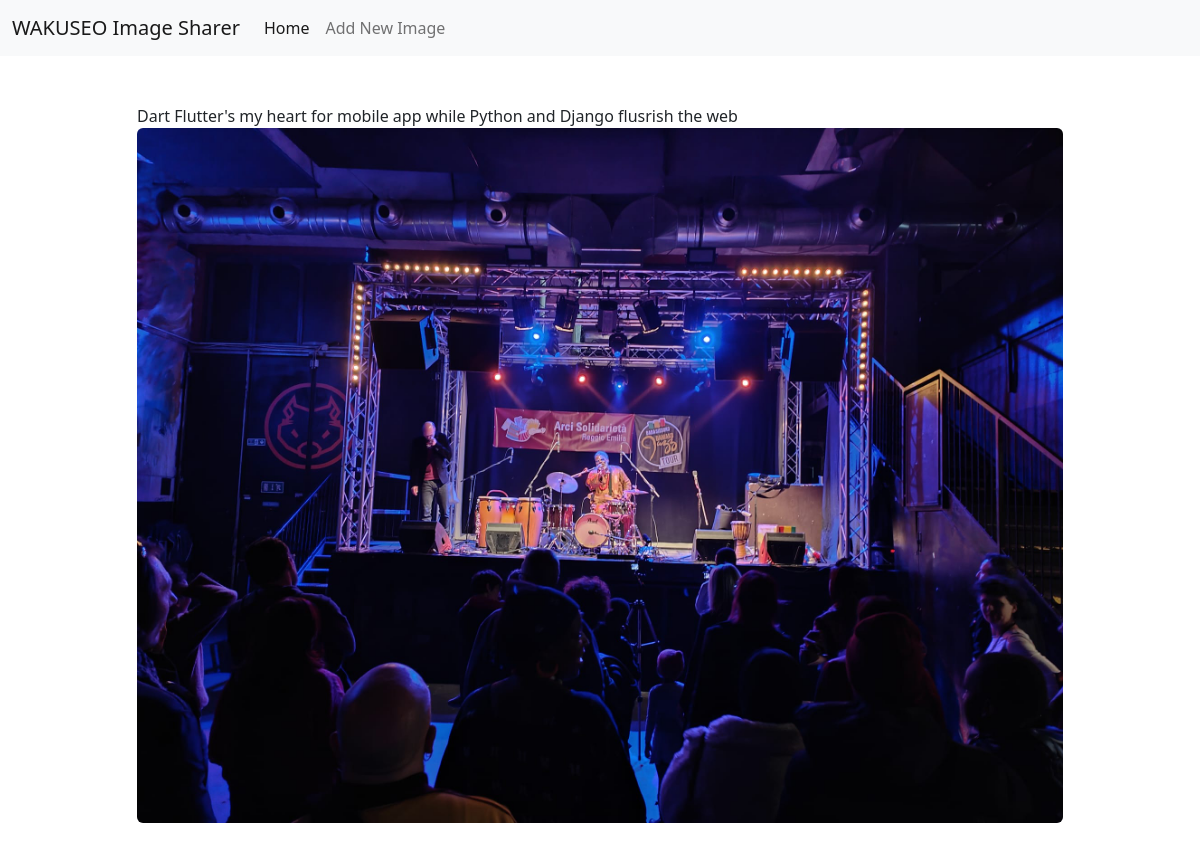
/detail/34/, run on the app's committed database.
### feed/models.py (models this page shows, shortened)
class Post(models.Model):
    text = models.CharField(max_length=140, blank=False, null=False)
    image = ImageField()

### feed/views.py (the view)
# urls.py: path('detail/<int:pk>/', PostDetailView.as_view(), name='detail'),
class PostDetailView(DetailView):
    template_name = 'detail.html'
    model = Post

### templates/detail.html (shortened to what this page needs)
{% extends "base.html" %}
{% block body %}
    <div class="row">
        <div class="col-sm-10 offset-sm-1 py-5">
            {{ object.text }}
    <img src="{{ object.image.url}}" class="img-fluid rounded">
        </div>
    </div>
{% endblock %}

### data on the page
Post: text "Dart Flutter's my heart for mobile app while Python and Django flusrish the web", image (picture)
